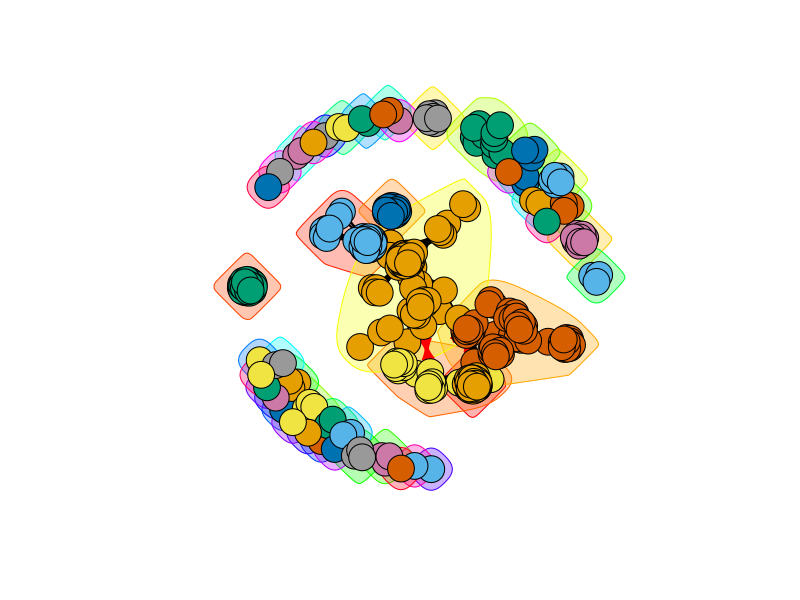
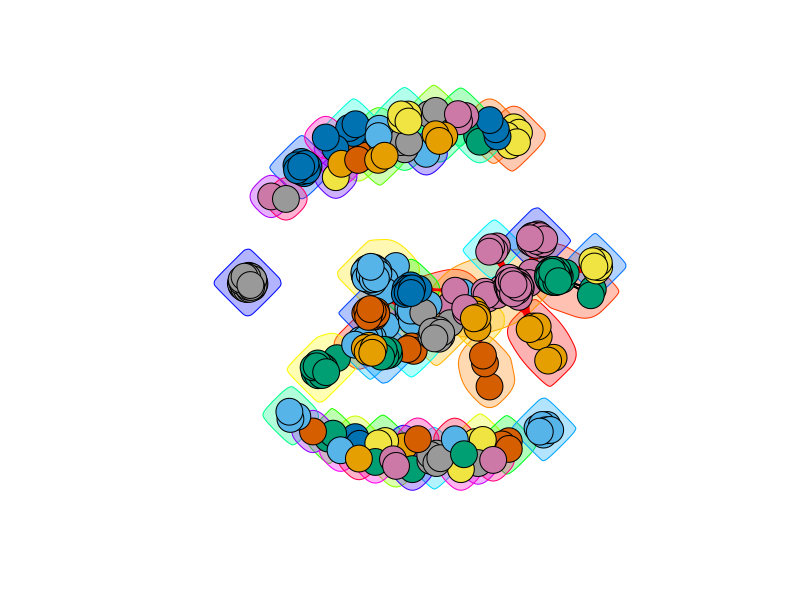
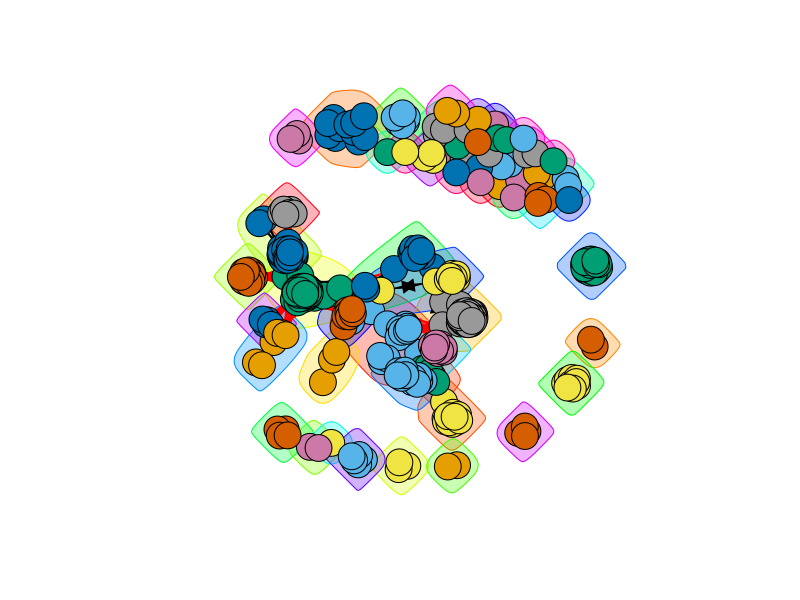

Here is the R script that generated these plots, in order:
## ---- chunk 1
#Affiliation network data
library(igraph)
library(tidyr)
data <- read.csv("Cleaned_Data.csv")
##New column count
data$count <- 1

##Gather the data at case level
lev_data <- pivot_wider(data,id_cols = CaseID, names_from = `Name`, 
                        values_from = count, values_fn = list(count = length), 
                        values_fill = list(count = 0))

##transpose lev_data to have amici grouped by case
library(data.table)
T_lev_data <- transpose(lev_data,)
rownames(T_lev_data) <- colnames(lev_data)
colnames(T_lev_data) <- lev_data$CaseID
T_lev_data <- T_lev_data[-c(1),]

##create affiliation network graph using 'igraph'
Aff_network <- graph.incidence(T_lev_data)

############

#One-Mode matrix (actor x actor)

##extracting the one-mode projection
Aff_network.pr <- bipartite.projection(Aff_network)

##Actor x actor adjacency matrix

amici_net <- Aff_network.pr$proj1

amici_ad <- graph.adjacency(get.adjacency(amici_net, sparse = FALSE,attr = "weight"))

## ---- chunk 2
#Node data frame
amici.nodes<-data.frame(name=V(amici_ad)$name,
                              degree=igraph::degree(amici_ad),
                              degree.wt=strength(amici_ad),
                              betweenness=igraph::betweenness(amici_ad, directed=FALSE),
                              close=igraph::closeness(amici_ad),
                              constraint=constraint(amici_ad))

temp<-centr_eigen(amici_ad,directed=F)
amici.nodes$eigen<-temp$vector
## ---- chunk 3
comm.fg<-cluster_fast_greedy(as.undirected(amici_ad))
comm.fg

amici.nodes$comm.fg<-comm.fg$membership

plot(comm.fg,amici_ad, vertex.label=NA)
## ---- chunk 4
comm.wt<-walktrap.community(amici_ad)
comm.wt

amici.nodes$comm.wt<-comm.wt$membership

plot(comm.wt,amici_ad, vertex.label=NA)
## ---- chunk 5
comm.lab<-label.propagation.community(as.undirected(amici_ad))
comm.lab

amici.nodes$comm.wt<-comm.lab$membership

plot(comm.lab,amici_ad, vertex.label=NA)
## ---- chunk 6
mods<-c(fastgreedy=modularity(comm.fg), walktrap=modularity(comm.wt), walktrap=modularity(comm.lab))
mods
## ---- chunk 7
compare.algs<-function(alg.a,alg.b,compare.meth=c("vi", "nmi", "split.join", "rand", "adjusted.rand")){
  #create list of community objects and methods
  comm.compare<-expand.grid(alg.a=alg.a, alg.b=alg.b, meth=compare.meth, result=NA, stringsAsFactors = FALSE)
  #compare community partitions using a loop
  for(i in 1:nrow(comm.compare)){
    comm1<-get(comm.compare$alg.a[i])
    comm2<-get(comm.compare$alg.b[i])
    method<-comm.compare$meth[i]
    comm.compare$result[i]<-compare(comm1, comm2, method)
  }
  return(comm.compare)
}

compare.algs(alg.a=c("comm.fg","comm.wt"),alg.b="comm.lab")
## ---- chunk 8
knitr::opts_chunk$set(echo = TRUE)
